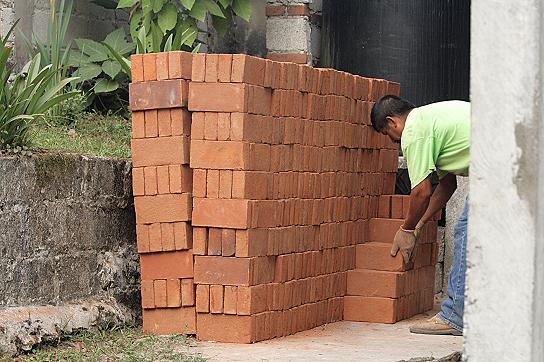
#> input picture cv_api/images/BrickYard.JPG, 544 x 362 px
$ python a.py   (Python 2 division)
#> lines starting #> are read from the running program, lines starting #| are printed output that depends on the picture; after the words box and inside, x2 and y2 are one past the last pixel; in counts of white or black regions, pixels touching at a corner belong together
import numpy as np
import cv2

im = cv2.imread('images/BrickYard.JPG',0)
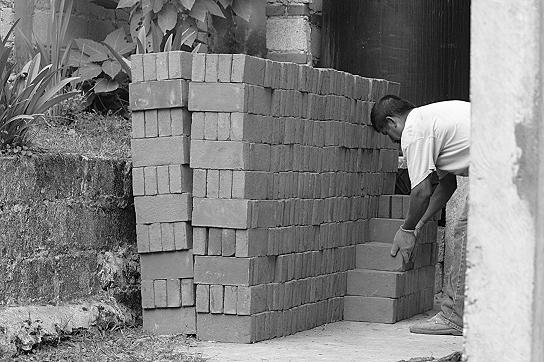
#> im: shape (362, 544); min 0, max 255, mean 128
#imgray = cv2.cvtColor(im,cv2.COLOR_BGR2GRAY)
#im = cv2.Canny(im, 30,150)
#im = cv2.blur(im,(10,10))
ret,thresh = cv2.threshold(im,127,255,0)
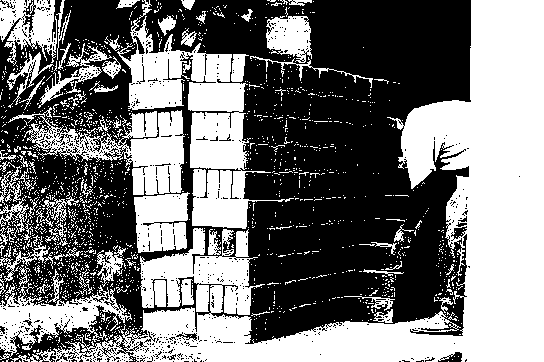
#> thresh: shape (362, 544); 46.9% white; 1672 white regions (1591 under 20 px)
contours, hierarchy = cv2.findContours(thresh,cv2.RETR_TREE,cv2.CHAIN_APPROX_SIMPLE)
#> contours = 3294 contours, 3193 with area under 20; largest, box (x1, y1, x2, y2) and area: (10, 0, 544, 362) 51609, (117, 16, 294, 229) 11414, (8, 107, 185, 195) 5860, (0, 283, 132, 360) 3598, (134, 192, 190, 253) 2634
cnt = contours[4]
#> cnt = [[11, 361], [12, 361]]
img = cv2.drawContours(im, [cnt], -1, (0,255,0), 3)
m=cv2.moments(cnt)
#> m = moments, m00 0
print m
#> (printed output is left out)
# [7 lines of commented-out code are left out]
m,n=im.shape
#> m = 362; n = 544
count=np.array(img)
co = 0
print m,n
#| 362 544
for i in range(m):
	for j in range(n):
	#	for k in range(n):
			a=im[i][j],
#> (the run stopped early here; a loop or call above may not have finished)

$ run again, with cv_api/images/0.jpg copied over cv_api/images/BrickYard.JPG
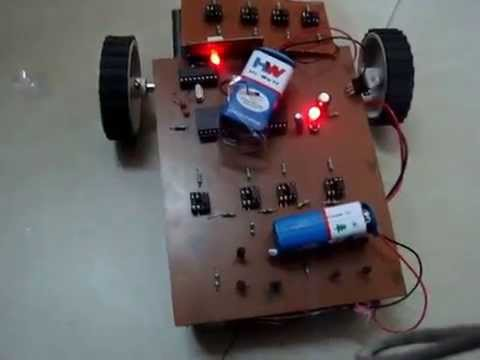
#> input picture cv_api/images/0.jpg, 480 x 360 px
#> `im = cv2.imread('images/BrickYard.JPG',0)`:
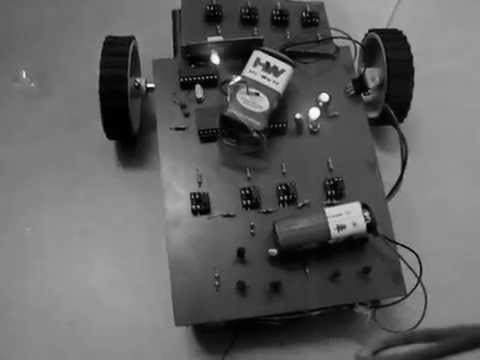
#> im: shape (360, 480); min 0, max 255, mean 97.8
#> `ret,thresh = cv2.threshold(im,127,255,0)`:
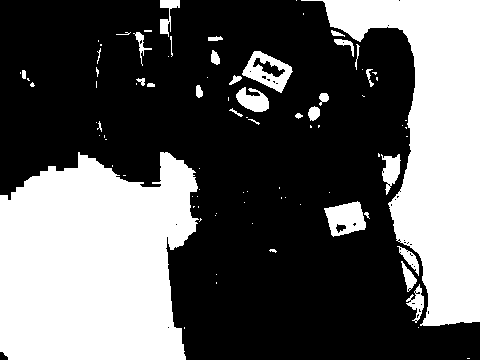
#> thresh: shape (360, 480); 37.3% white; 88 white regions (57 under 20 px)
#> contours = 132 contours, 106 with area under 20; largest, box (x1, y1, x2, y2) and area: (0, 152, 199, 360) 33474, (301, 0, 480, 326) 24652, (242, 51, 293, 93) 1161, (324, 201, 366, 237) 978, (236, 87, 269, 112) 466
#> cnt = [[414, 320], [415, 319], [416, 319], [417, 320], [416, 321], [415, 321]]
#> `m=cv2.moments(cnt)`: m = moments, m00 4, centre m10/m00, m01/m00 = (415.5, 320)
#> (printed output is left out)
#| 360 480
